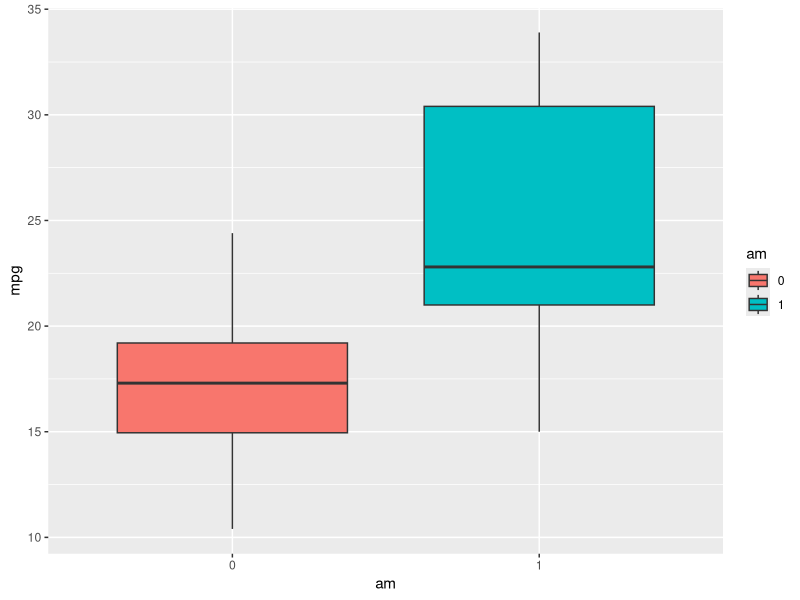
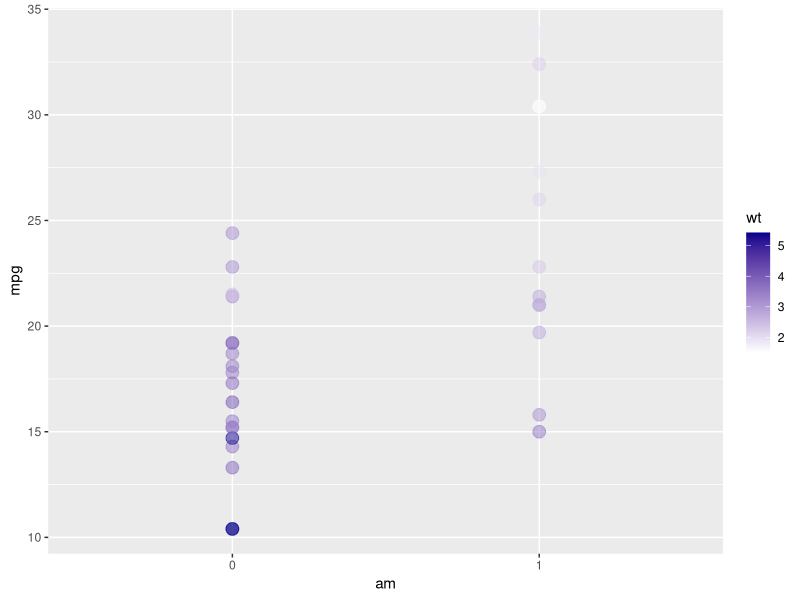
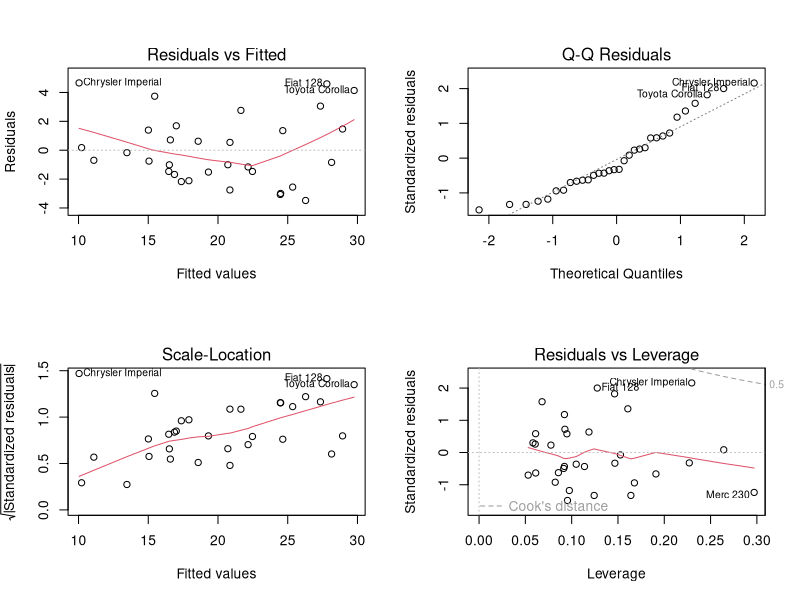

These figures' R source, in order:
## ---- chunk 1
library(ggplot2); library(dplyr)
data(mtcars)
## ---- chunk 2
mtcarsfactored <- mutate(mtcars, vs = factor(vs), am = factor(am),
                 gear = factor(gear))
## ---- chunk 3
fit1 <- lm(mpg ~ am, mtcarsfactored)
round(summary(fit1)$coef,2)
round(summary(fit1)$r.squared,2)
## ---- chunk 4
stepfit <- step(lm(mpg~.,mtcarsfactored), trace = 0)
coef(stepfit)
## ---- chunk 5
summary(stepfit)
## ---- chunk 6
confint(stepfit)['am1',]
## ---- chunk 7
str(mtcars)
## ---- chunk 8
g <- ggplot(mtcarsfactored, aes(x = am, y = mpg, fill = am))
g + geom_boxplot()
## ---- chunk 9
h <- ggplot(mtcarsfactored, aes(x = am, y = mpg, color = wt))
h + geom_point(size = 4, alpha = 0.5) +
        scale_colour_gradient(low = "white",high = "blue4")
## ---- chunk 10
round(cor(mtcars),3)[1,]
## ---- chunk 11
par(mfrow = c(2, 2))
plot(stepfit)
